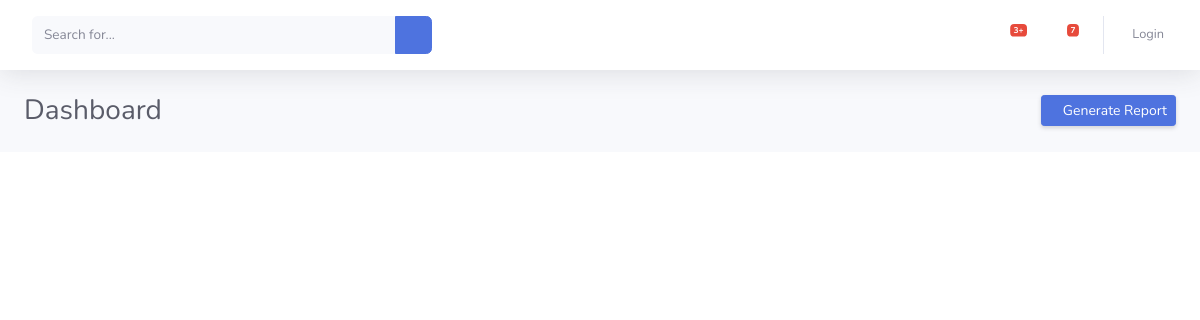
/, run on an earlier commit of the app's database.
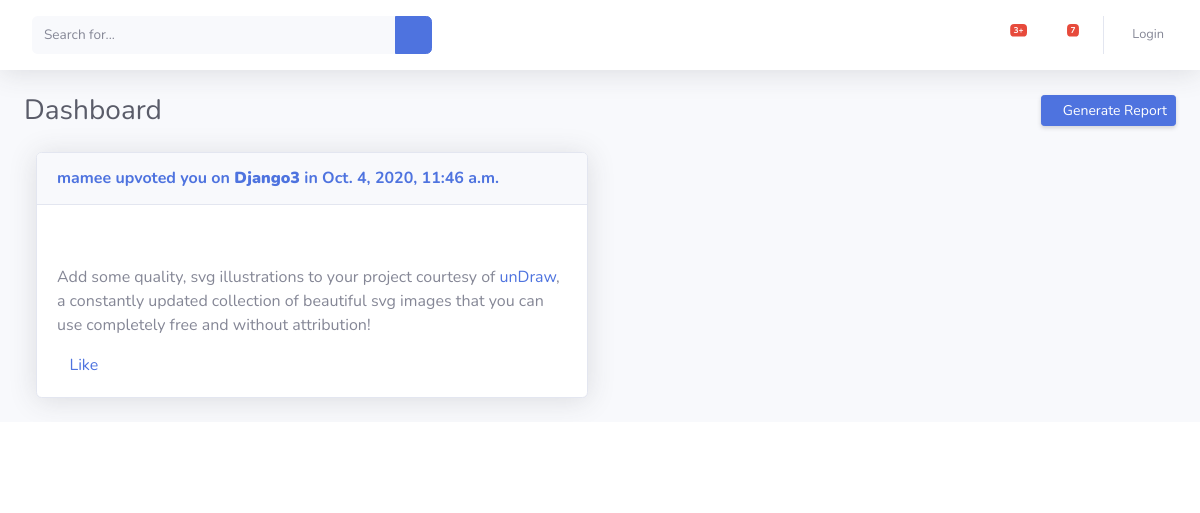
And on a later commit of the database.
### TopicComment/models.py (models this page shows, shortened)
class Topic(models.Model):
	user       = models.ForeignKey(User, related_name='user', on_delete=models.CASCADE  )
	topc_title = models.CharField(max_length=100)
	created_at = models.DateTimeField(auto_now=True)
	update_at  = models.DateTimeField(auto_now_add=True)
	like      = models.ManyToManyField(User,blank=True)

### TopicComment/views.py (the view)
# urls.py: path('',all_topic,name='all_topic'),
def all_topic(request):
	all_topic = Topic.objects.all()
	return render(request,'topic/topic.html',{'all_topic':all_topic})

### TopicComment/templates/topic/topic.html (shortened to what this page needs)
 {% extends 'main.html' %}
 {% load static %}
{% block content %}
{% for topic in all_topic %}
 <div class="col-lg-6 mb-4">
              <div class="card shadow mb-4 ">
                <div class="card-header py-3">
                  <h6 class="m-0 font-weight-bold text-primary"> {{topic.user}} upvoted you on <a href="{% url 'TopicComment:topic_details' topic.id %}"><strong>{{topic.topc_title}}</strong></a> in  {{topic.created_at}} </h6>
                </div>
                <div class="card-body">
                  <div class="text-center">
                  </div>
                  <p>Add some quality, svg illustrations to your project courtesy of <a target="_blank" rel="nofollow" href="https://undraw.co/">unDraw</a>, a constantly updated collection of beautiful svg images that you can use completely free and without attribution!</p>
                  <a href=""> <i class="fa fa-thumbs-up" aria-hidden="true"></i>Like </a>
                </div>
              </div>
            </div>
{% endfor %}
{% endblock %}

What changed in the data, as far as the page shows it:
added Topic: user "mamee", topc_title "Django3", created_at "Oct. 4, 2020, 11:46 a.m."
